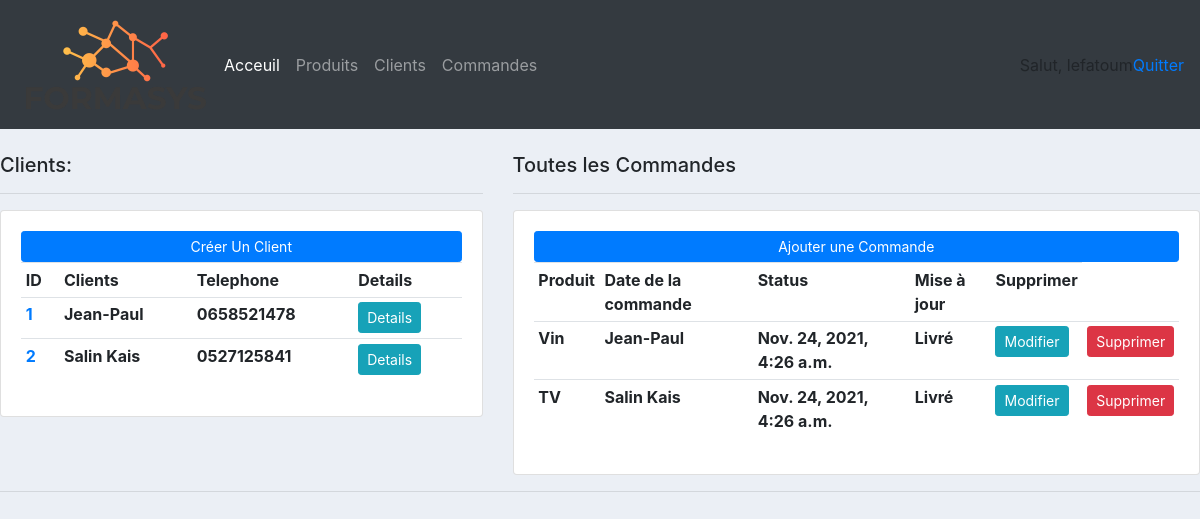
Page / (signed in) on the earlier database version.
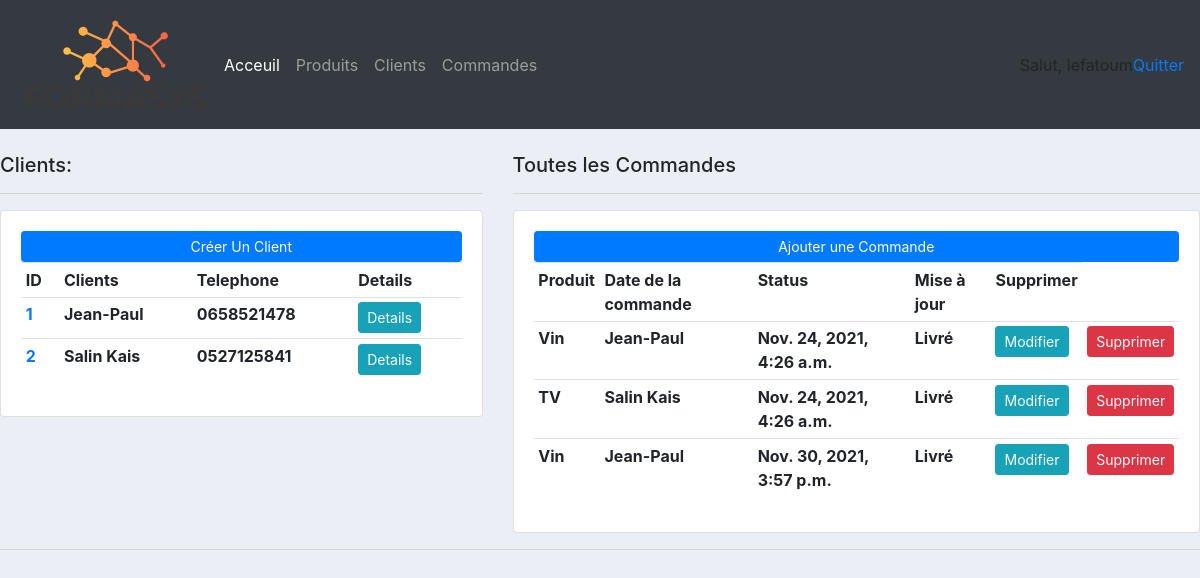
Same page on the later database version.
### client/models.py (models this page shows)
class Client(models.Model):
    nom = models.CharField(max_length=200, null=True)
    telephone = models.CharField(max_length=200, null=True)
    date_creation = models.DateTimeField(auto_now_add=True)
    def __str__(self):
            return self.nom

### commande/models.py (models this page shows, shortened)
class Commande(models.Model):
    STATUS = (('en instance', 'en instance'), ('non livré', 'non livré'), ('livré', 'livré"'))
    client = models.ForeignKey(Client, null=True, on_delete=models.SET_NULL)
    produit = models.ForeignKey(Produit, null=True, on_delete=models.SET_NULL)
    status = models.CharField(max_length=200, null=True,choices=STATUS)
    date_creation = models.DateTimeField(auto_now_add=True, null=True)

### produit/models.py (models this page shows)
class Produit(models.Model):
    nom = models.CharField(max_length=200, null=True)
    prix = models.FloatField(null=True)
    tag = models.ManyToManyField(Tag)
    date_creation = models.DateTimeField(auto_now_add=True, null=True)
    def __str__(self):
        return self.nom

### produit/views.py (the view)
# urls.py: path('', views.home, name = 'acceuil'),
@login_required(login_url='acces')
def home(request):
    commandes = Commande.objects.all()
    clients = Client.objects.all()
    context = {'commandes':commandes, 'clients': clients}
    return render(request, 'produit/acceuil.html', context)

### templates/produit/acceuil.html
{% extends 'main.html' %}
    {% block content%}
<br>
<div class="row">
    <div class="col-md-5">
        <h5>Clients:</h5>
        <hr>
        <div class="card card-body">
            <a class="btn btn-primary btn-sm btn-block" href="">Créer Un Client</a>
            <table class="table table-sm">
                <tr>
                    <th>ID</th>
                    <th>Clients</th>
                    <th>Telephone</th>
                    <th>Details</th>
            {% for client in clients %}
                </tr>
                <th><a href="{% url 'client' client.id %}">{{client.id}}</a></th>
                <th>{{client.nom}}</th>
                <th>{{client.telephone}}</th>
                <th><a class="btn btn-sm btn-info" href="{% url 'client' client.id %}">Details</a></th>
                {% endfor %}
            </table>
        </div>
    </div>
    <div class="col-md-7">
        <h5>Toutes les  Commandes</h5>
        <hr>
        <div class="card card-body">
            <a class="btn btn-primary btn-sm btn-block" href="{% url 'ajout_commande' %}">Ajouter une Commande</a>
            <table class="table table-sm">
                <tr>
                    <th>Produit</th>
                    <th>Date de la commande</th>
                    <th>Status</th>
                    <th>Mise à jour</th>
                    <th>Supprimer</th>
                </tr>
                {% for commande in commandes %}
                <tr>
                    <th>{{commande.produit}}</th>
                    <th>{{commande.client}}</th>
                    <th>{{commande.date_creation}}</th>
                    <th>{{commande.status}}</th>
                    <th><a class="btn btn-sm btn-info" href="{% url 'modifier_commande' commande.id %}">Modifier</a></th>
                    <th><a class="btn btn-sm btn-danger" href="{% url 'supprimer_commande' commande.id %}">Supprimer</a></th>
                </tr>
                {% endfor %}
            </table>
        </div>
    </div>
</div>
    {% endblock content%}

Differences in the rows shown:
added Commande: produit "Vin", client "Jean-Paul", date_creation "Nov. 30, 2021, 3:57 p.m.", status "Livré"
